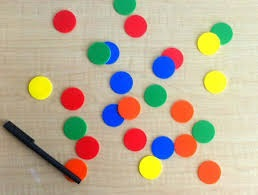
#> input picture q2/balls.jpg, 258 x 195 px
$ python BilateralCleaning.py
#> lines starting #> are read from the running program, lines starting #| are printed output that depends on the picture; long printed decimals are rounded
import cv2
import numpy as np
import matplotlib.pyplot as plt


# Applies bilateral filtering to remove Gaussian noise from a grayscale image.
def clean_Gaussian_noise_bilateral(im, radius, stdSpatial, stdIntensity):
    im_float = im.astype(np.float64)
    # Add border to the original image
    padded_image = np.pad(im_float, ((radius, radius), (radius, radius)), mode='reflect')
    # Initialize as a zero matrix of the same shape as the input image to store the clean image in it
    cleanedImage = np.zeros_like(padded_image, dtype=np.float64)
    # Save the size of the image
    rows, cols = im.shape

    # Generate spatial weights from a Gaussian function
    x, y = np.meshgrid(np.arange(-radius, radius + 1), np.arange(-radius, radius + 1))
    gs = np.exp(-((x ** 2 + y ** 2) / (2 * stdSpatial ** 2)))

    # Apply bilateral filtering
    for i in range(radius, rows + radius):
        for j in range(radius, cols + radius):
            # Extract the window centered at pixel (i, j)
            window = padded_image[i - radius:i + radius + 1, j - radius:j + radius + 1]

            # Compute the intensity weights
            gi = np.exp(-((window - padded_image[i, j]) ** 2) / (2 * stdIntensity ** 2))

            # Combine spatial and intensity weights
            weights = gs * gi

            # Apply weighted averaging
            cleanedImage[i, j] = np.sum(window * weights) / np.sum(weights)

    # Clip and convert the image to uint8
    cleanedImage = np.clip(cleanedImage, 0, 255).astype(np.uint8)
    cleanedImage = cleanedImage[radius:rows + radius, radius:cols + radius]

    return cleanedImage


# Solution #2
def clean_Gaussian_noise_bilateral2(im, radius, stdSpatial, stdIntensity):
    # Add border to the original image
    originalImage = np.pad(im, ((radius, radius), (radius, radius)), mode='reflect').astype(np.float64)
    # Initialize as a zero matrix of the same shape as the input image to store the clean image in it
    cleanedImage = np.zeros(im.shape, dtype=np.float64)
    # Create coordinate grid for the gaussian function
    x, y = np.indices((2 * radius + 1, 2 * radius + 1))
    # Save the size of the image
    rows, cols = cleanedImage.shape

    # Iterates through each pixel of the image and computes the bilateral filter response using the Gaussian kernel in both spatial and intensity domains.
    # Finally, it stores the filtered pixel value in the output image array.
    for i in range(radius, rows + radius):
        for j in range(radius, cols + radius):
            window = originalImage[i - radius:i + radius + 1, j - radius: j + radius + 1]
            gi = np.exp(-((window - originalImage[i, j]) ** 2) / (2 * (stdIntensity ** 2)))
            gs = np.exp(-(((x - i) ** 2) + (y - j) ** 2) / (2 * (stdSpatial ** 2)))
            cleanedImage[i - radius, j - radius] = np.sum(gi * gs * window) / np.sum(gi * gs)
    return cleanedImage.astype(np.uint8)


# Another version of the solution
# def clean_Gaussian_noise_bilateral(im, radius, stdSpatial, stdIntensity):
#     # Define padding size
#     pad_size = radius * 2
#
#     # Create a padded copy of the image
#     padded_im = cv2.copyMakeBorder(im, pad_size, pad_size, pad_size, pad_size, cv2.BORDER_REFLECT).astype(np.float64)
#
#     # Create a new image to store the filtered result
#     filtered_image = np.zeros_like(im, dtype=np.float64)
#
#     rows, cols = im.shape
#
#     # Generate spatial kernel
#     spatial_kernel = np.zeros((2 * radius + 1, 2 * radius + 1))
#     for i in range(-radius, radius + 1):
#         for j in range(-radius, radius + 1):
#             spatial_kernel[i + radius, j + radius] = np.exp(-(i ** 2 + j ** 2) / (2 * stdSpatial ** 2))
#
#     for i in range(rows):
#         for j in range(cols):
#             window = padded_im[i:i + 2 * radius + 1, j:j + 2 * radius + 1]
#
#             # Generate intensity kernel
#             intensity_kernel = np.exp(-((window - padded_im[i + radius, j + radius]) ** 2) / (2 * stdIntensity ** 2))
#
#             # Compute the bilateral filter response
#             bilateral_filter = spatial_kernel * intensity_kernel
#
#             # Normalize the filter and apply it to the window
#             filtered_pixel = np.sum(bilateral_filter * window) / np.sum(bilateral_filter)
#
#             # Store the result
#             filtered_image[i, j] = filtered_pixel
#
#     return filtered_image.astype(np.uint8)


# Read an image file and convert it to grayscale
def read_grayscale_image(file_path):
    return cv2.imread(file_path, cv2.IMREAD_GRAYSCALE).astype(np.float64)


# Saves the image to a file
def save_image(image, file_name):
    cv2.imwrite(file_name, image)


# Displays original and filtered images side by side
def display_images(file_name, original_image, filtered_image):
    plt.suptitle('File Name: ' + file_name, fontsize=14)

    plt.subplot(121)
    plt.imshow(original_image, cmap='gray')
    plt.title('Original Image')

    plt.subplot(122)
    plt.imshow(filtered_image, cmap='gray')
    plt.title('Filtered Image')

    plt.show()


original_image_path = 'balls.jpg'
image = read_grayscale_image(original_image_path)
#> in read_grayscale_image, `return cv2.imread(file_path, cv2.IMREAD_GRAYSCALE).astype(np.float64)`:
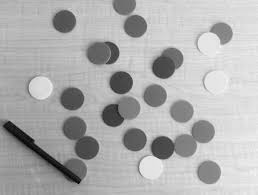
#> returned value: shape (195, 258) float64; min 0, max 244, mean 175
clean_image = clean_Gaussian_noise_bilateral(image, 30, 40, 20)
#> after the loop in clean_Gaussian_noise_bilateral, `for i in range(radius, rows + radius):`:
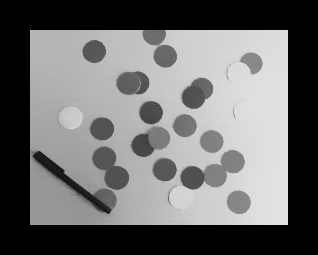
#> cleanedImage: shape (255, 318) float64; min 0, max 227.2, mean 108.8
display_images(original_image_path, image, clean_image)
#> in display_images, `plt.show()`:
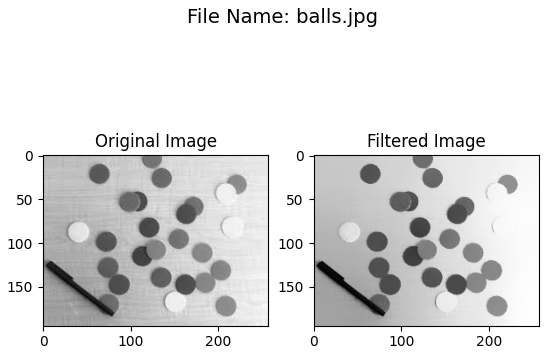
#> figure drawn by matplotlib, 2 panels
save_image(clean_image, 'fixed_' + original_image_path)

original_image_path = 'NoisyGrayImage.png'
image = read_grayscale_image(original_image_path)
#> call 2 of read_grayscale_image, with file_path = 'NoisyGrayImage.png'
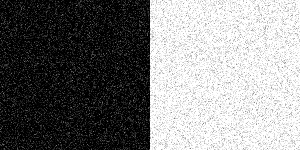
#> input picture q2/NoisyGrayImage.png, 300 x 150 px
height, width = image.shape
#> height = 150; width = 300
diagonal = np.sqrt(height ** 2 + width ** 2)
#> diagonal = 335.4
stdSaptial = 0.02 * diagonal
#> stdSaptial = 6.71
clean_image = clean_Gaussian_noise_bilateral(image, 15, stdSaptial, 100)
#> call 2 of clean_Gaussian_noise_bilateral, with radius = 15, stdSpatial = 6.71, stdIntensity = 100
#> in clean_Gaussian_noise_bilateral (call 2), `padded_image = np.pad(im_float, ((radius, radius), (radius, radius)), ..`:
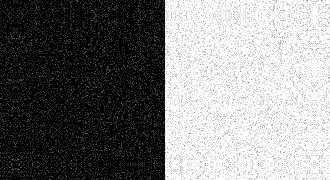
#> padded_image: shape (180, 330) float64; min 0, max 255, mean 127.4
#> after the loop in clean_Gaussian_noise_bilateral (call 2), `for i in range(radius, rows + radius):`:
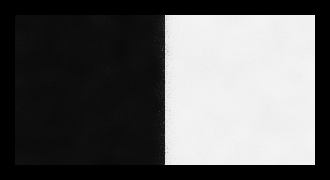
#> cleanedImage: shape (180, 330) float64; min 0, max 244.8, mean 96.5
#> in clean_Gaussian_noise_bilateral (call 2), `cleanedImage = cleanedImage[radius:rows + radius, radius:cols + radius]`:
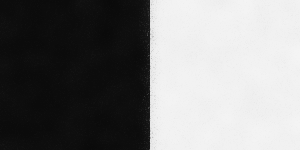
#> cleanedImage: shape (150, 300); min 10, max 244, mean 126.9
print('stdSaptial:', stdSaptial)
#| stdSaptial: 6.708
display_images(original_image_path, image, clean_image)
save_image(clean_image, 'fixed_' + original_image_path)

original_image_path = 'taj.jpg'
image = read_grayscale_image(original_image_path)
#> (the run stopped early here; a loop or call above may not have finished)
